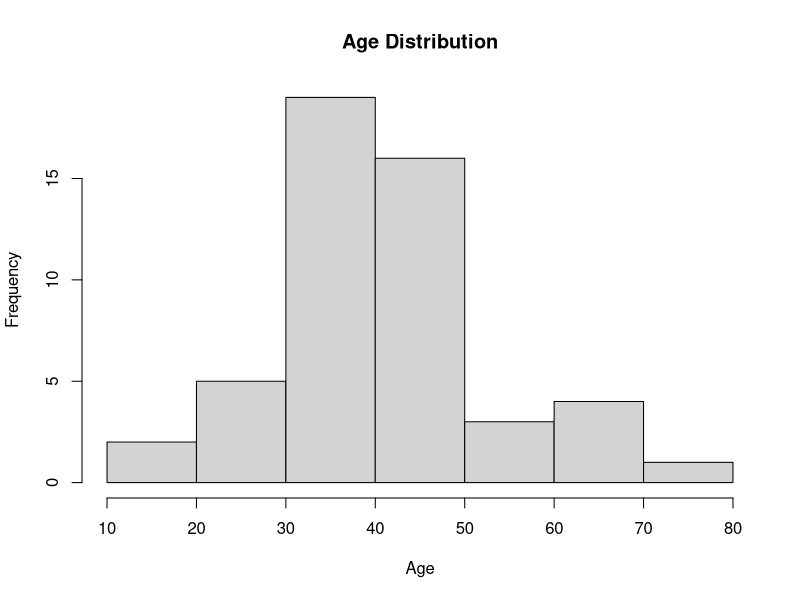
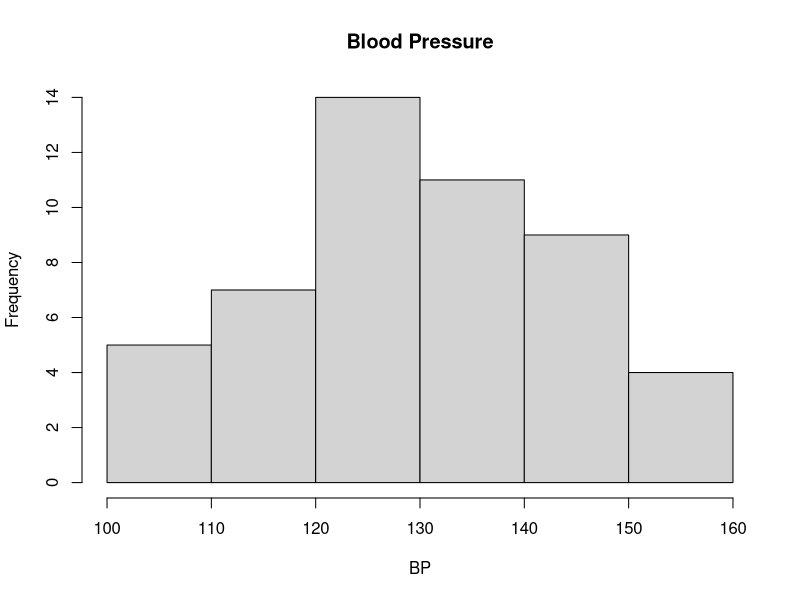
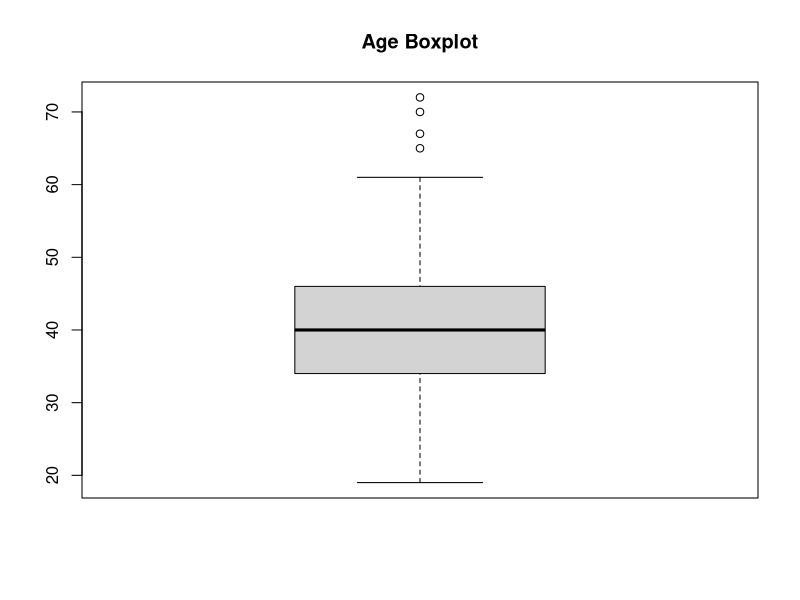
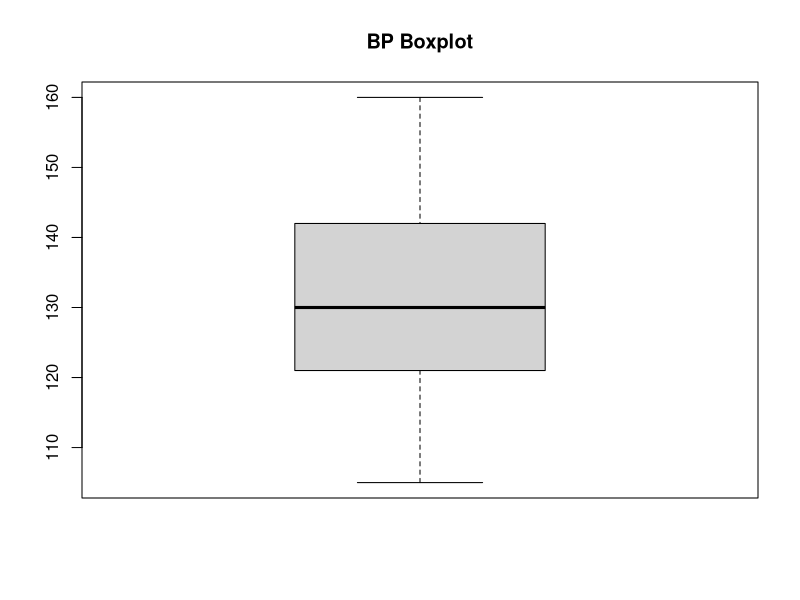

Generate these figures, in order, with R:
# =====================================================
# PROBLEM SET 4 (USING patients.csv ONLY)
# =====================================================

# =====================================================
# 1. LOAD DATASET
# =====================================================

df <- read.csv("patients.csv", stringsAsFactors = FALSE)

names(df) <- trimws(names(df))

cat("ORIGINAL DATA:\n")
print(head(df))

# =====================================================
# 2. CHECK MISSING VALUES
# =====================================================

cat("\nMISSING VALUES:\n")
print(colSums(is.na(df)))

cat("\nINTERPRETATION:\n")
cat("Missing values exist in Age, Sex, Blood Type, and BP.\n")
cat("These may result from incomplete patient records.\n")

# =====================================================
# 3. IMPUTATION
# =====================================================

getmode <- function(v) {
  uniqv <- unique(v)
  uniqv[which.max(tabulate(match(v, uniqv)))]
}

# ---- AGE (mean) ----
df$Age <- as.numeric(df$Age)
mean_age <- mean(df$Age, na.rm = TRUE)
df$Age[is.na(df$Age)] <- mean_age

# ---- SEX (mode) ----
mode_sex <- getmode(na.omit(df$Sex))
df$Sex[is.na(df$Sex) | df$Sex == ""] <- mode_sex

# ---- BLOOD TYPE (mode) ----
mode_blood <- getmode(na.omit(df$Blood.Type))
df$Blood.Type[is.na(df$Blood.Type) | df$Blood.Type == ""] <- mode_blood

# ---- SYSTOLIC BP (mean) ----
df$Systolic.BP..mm.Hg. <- as.numeric(df$Systolic.BP..mm.Hg.)
mean_bp <- mean(df$Systolic.BP..mm.Hg., na.rm = TRUE)
df$Systolic.BP..mm.Hg.[is.na(df$Systolic.BP..mm.Hg.)] <- mean_bp

cat("\nIMPUTATION COMPLETE\n")

# =====================================================
# 4. SUMMARY
# =====================================================

summary(df)

cat("\nINTERPRETATION:\n")
cat("Mean imputation was used for numeric variables (Age, BP).\n")
cat("Mode imputation was used for categorical variables (Sex, Blood Type).\n")

# =====================================================
# 5. VISUALIZATION
# =====================================================

hist(df$Age, main="Age Distribution", xlab="Age")
hist(df$Systolic.BP..mm.Hg., main="Blood Pressure", xlab="BP")

boxplot(df$Age, main="Age Boxplot")
boxplot(df$Systolic.BP..mm.Hg., main="BP Boxplot")

# =====================================================
# 6. SYNTHETIC DATA
# =====================================================

set.seed(123)

synthetic_data <- data.frame(
  Age = rnorm(100, mean(df$Age), sd(df$Age)),
  SystolicBP = rnorm(100, mean(df$Systolic.BP..mm.Hg.), sd(df$Systolic.BP..mm.Hg.)),
  Sex = sample(unique(df$Sex), 100, replace = TRUE),
  BloodType = sample(unique(df$Blood.Type), 100, replace = TRUE)
)

cat("\nSYNTHETIC DATA GENERATED\n")

# =====================================================
# 7. REGRESSION ANALYSIS
# =====================================================

synthetic_data$Sex <- as.factor(synthetic_data$Sex)
synthetic_data$BloodType <- as.factor(synthetic_data$BloodType)

model <- lm(SystolicBP ~ Age + Sex + BloodType, data = synthetic_data)

summary(model)

cat("\nINTERPRETATION:\n")
cat("Age, Sex, and Blood Type are used to predict systolic blood pressure.\n")
cat("The model evaluates how demographic and biological factors influence BP.\n")

# =====================================================
# END
# =====================================================
